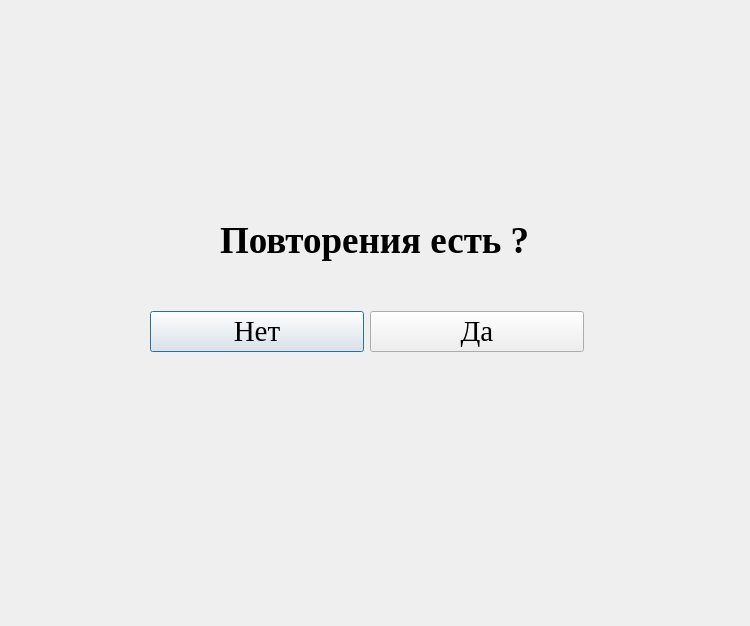
<?xml version="1.0" encoding="UTF-8"?>
<ui version="4.0">
 <class>Dialog</class>
 <widget class="QDialog" name="Dialog">
  <property name="geometry">
   <rect>
    <x>0</x>
    <y>0</y>
    <width>750</width>
    <height>626</height>
   </rect>
  </property>
  <property name="windowTitle">
   <string>Dialog</string>
  </property>
  <widget class="QLabel" name="label">
   <property name="geometry">
    <rect>
     <x>220</x>
     <y>220</y>
     <width>310</width>
     <height>41</height>
    </rect>
   </property>
   <property name="font">
    <font>
     <family>Times New Roman</family>
     <pointsize>28</pointsize>
     <bold>true</bold>
    </font>
   </property>
   <property name="text">
    <string>Повторения есть ?</string>
   </property>
  </widget>
  <widget class="QWidget" name="layoutWidget">
   <property name="geometry">
    <rect>
     <x>150</x>
     <y>310</y>
     <width>434</width>
     <height>43</height>
    </rect>
   </property>
   <layout class="QHBoxLayout" name="horizontalLayout">
    <item>
     <widget class="QPushButton" name="repeat_right_no">
      <property name="font">
       <font>
        <family>Times New Roman</family>
        <pointsize>22</pointsize>
       </font>
      </property>
      <property name="text">
       <string>Нет</string>
      </property>
     </widget>
    </item>
    <item>
     <widget class="QPushButton" name="repeat_right_yes">
      <property name="font">
       <font>
        <family>Times New Roman</family>
        <pointsize>22</pointsize>
       </font>
      </property>
      <property name="text">
       <string>Да</string>
      </property>
     </widget>
    </item>
   </layout>
  </widget>
 </widget>
 <resources/>
 <connections/>
</ui>
